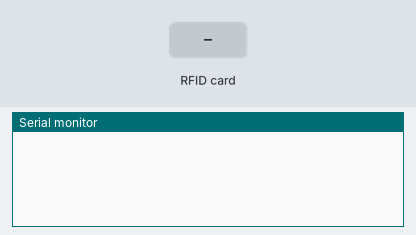
Simulated run of this sketch. Board: ESP8266 (NodeMCU). On the bench: the last lines printed to the serial monitor. Inputs (shaded band) come from the test bench.

Above: at 1.2 s.
1.3 s: RFID card 8E 39 32 50 held to the reader
At 2.4 s:
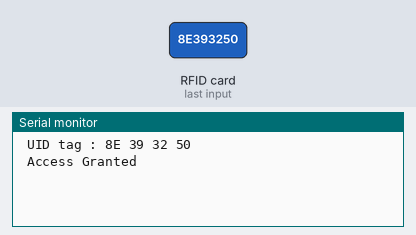
2.8 s: RFID card 5E 7A 19 C4 held to the reader
At 3.7 s:
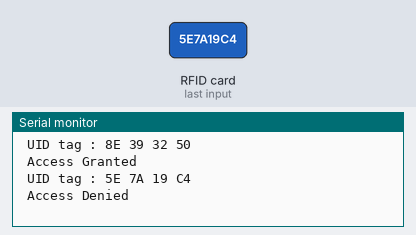

Measured:
- after the input at 1.3 s, the serial monitor: prints a new line at once (image 1)
- after the input at 2.8 s, the serial monitor: prints a new line at once (image 2)

The sketch:

NodeMCU_RFID.ino
```cpp
// [NodeMCU   -   RFID]
//    D1      -   RST
//    D2      -   SDA
//    3V      -   3V
//    G       -   G
//    D5      -   SCK
//    D6      -   MISO
//    D7      -   MOSI


#define SS_PIN  D2
#define RST_PIN D1

#include <SPI.h>
#include <MFRC522.h>

MFRC522 mfrc522(SS_PIN, RST_PIN);   // Create MFRC522 instance.

int out = 0;

void setup()
{
  Serial.begin(9600);   // Initiate a serial communication
  SPI.begin();      // Initiate  SPI bus
  mfrc522.PCD_Init();   // Initiate MFRC522
}

void loop()
{
  // Look for new cards
  if ( ! mfrc522.PICC_IsNewCardPresent())
  {
    return;
  }

  // Select one of the cards
  if ( ! mfrc522.PICC_ReadCardSerial())
  {
    return;
  }

  //Show UID on serial monitor
  Serial.println();
  Serial.print(" UID tag :");
  String content= "";
  byte letter;

  for (byte i = 0; i < mfrc522.uid.size; i++)
  {
     Serial.print(mfrc522.uid.uidByte[i] < 0x10 ? " 0" : " ");
     Serial.print(mfrc522.uid.uidByte[i], HEX);
     content.concat(String(mfrc522.uid.uidByte[i] < 0x10 ? " 0" : " "));
     content.concat(String(mfrc522.uid.uidByte[i], HEX));
  }
  content.toUpperCase();
  Serial.println();
  if (content.substring(1) == "8E 39 32 50") //change UID of the card that you want to give access
  {
    Serial.println(" Access Granted ");
    delay(1000);

  }

  else   {
    Serial.println(" Access Denied ");
    delay(3000);
  }
}
```
